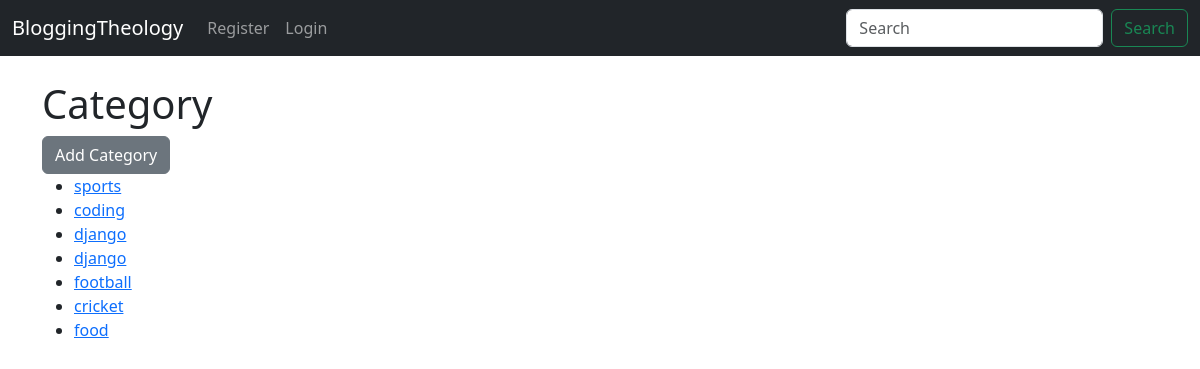
The page /category/ on the database its author committed.
### web_blog/models.py (models this page shows, shortened)
class Category(models.Model):
    name = models.CharField(max_length=255)

### web_blog/views.py (the view)
# urls.py: path('category/', CategoryView.as_view(), name= 'category'),
class CategoryView(ListView):
    model = Category
    template_name = 'category.html'
    fields = '__all__'

### web_blog/templates/category.html (shortened to what this page needs)
{% extends 'base.html' %}
{% block content %}
<h1>Category</h1>
<a href="{% url 'addcats' %}">
    <button class="btn btn-secondary">Add Category</button>
</a>
<ul>
    {% for category in object_list %}
        <li><a href="{% url 'cat_detail' category.name %}">
            {{ category.name }}</a>
    {% endfor %}
{% endblock %}

### rows shown on the page
Category: name "sports"
Category: name "coding"
Category: name "django"
Category: name "django"
Category: name "football"
Category: name "cricket"
Category: name "food"
